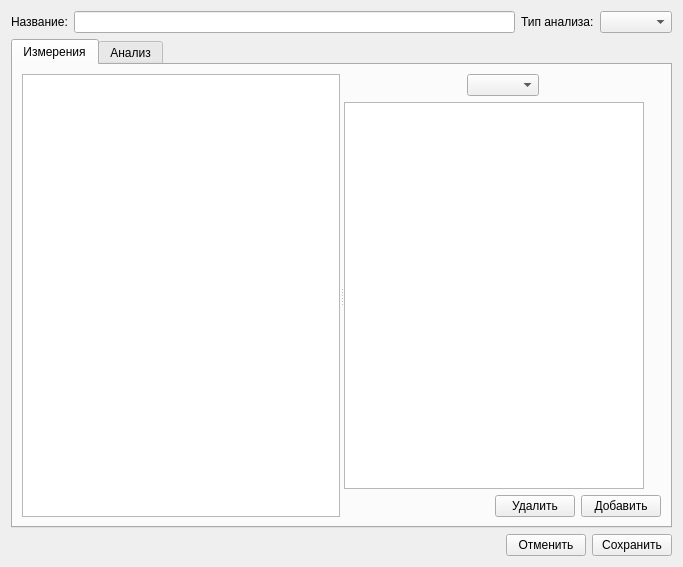
<?xml version="1.0" encoding="UTF-8"?>
<ui version="4.0">
 <class>AnalysisForm</class>
 <widget class="QWidget" name="AnalysisForm">
  <property name="geometry">
   <rect>
    <x>0</x>
    <y>0</y>
    <width>683</width>
    <height>567</height>
   </rect>
  </property>
  <property name="windowTitle">
   <string>Form</string>
  </property>
  <layout class="QGridLayout" name="gridLayout">
   <item row="0" column="0">
    <layout class="QVBoxLayout" name="verticalLayout">
     <item>
      <layout class="QHBoxLayout" name="horizontalLayout_2">
       <item>
        <widget class="QLabel" name="label">
         <property name="sizePolicy">
          <sizepolicy hsizetype="Fixed" vsizetype="Preferred">
           <horstretch>0</horstretch>
           <verstretch>0</verstretch>
          </sizepolicy>
         </property>
         <property name="text">
          <string>Название:</string>
         </property>
        </widget>
       </item>
       <item>
        <widget class="QLineEdit" name="nameAnalysisText"/>
       </item>
       <item>
        <widget class="QLabel" name="label_2">
         <property name="sizePolicy">
          <sizepolicy hsizetype="Fixed" vsizetype="Preferred">
           <horstretch>0</horstretch>
           <verstretch>0</verstretch>
          </sizepolicy>
         </property>
         <property name="text">
          <string>Тип анализа:</string>
         </property>
        </widget>
       </item>
       <item>
        <widget class="QComboBox" name="typeAnalysisComboBox">
         <property name="maximumSize">
          <size>
           <width>100</width>
           <height>16777215</height>
          </size>
         </property>
        </widget>
       </item>
      </layout>
     </item>
     <item>
      <widget class="QTabWidget" name="analysisTabs">
       <property name="currentIndex">
        <number>0</number>
       </property>
       <widget class="QWidget" name="inputTab">
        <attribute name="title">
         <string>Измерения</string>
        </attribute>
        <layout class="QGridLayout" name="gridLayout_2">
         <item row="0" column="0">
          <widget class="QSplitter" name="inputSplitter">
           <property name="orientation">
            <enum>Qt::Horizontal</enum>
           </property>
           <property name="childrenCollapsible">
            <bool>false</bool>
           </property>
           <widget class="QListView" name="inputItemsListView">
            <property name="minimumSize">
             <size>
              <width>200</width>
              <height>0</height>
             </size>
            </property>
           </widget>
           <widget class="QWidget" name="">
            <layout class="QVBoxLayout" name="verticalLayout_2">
             <item>
              <layout class="QHBoxLayout" name="horizontalLayout_4">
               <item>
                <spacer name="horizontalSpacer_3">
                 <property name="orientation">
                  <enum>Qt::Horizontal</enum>
                 </property>
                 <property name="sizeHint" stdset="0">
                  <size>
                   <width>40</width>
                   <height>20</height>
                  </size>
                 </property>
                </spacer>
               </item>
               <item>
                <widget class="QComboBox" name="typeInputItemComboBox">
                 <property name="maximumSize">
                  <size>
                   <width>200</width>
                   <height>16777215</height>
                  </size>
                 </property>
                </widget>
               </item>
               <item>
                <spacer name="horizontalSpacer_4">
                 <property name="orientation">
                  <enum>Qt::Horizontal</enum>
                 </property>
                 <property name="sizeHint" stdset="0">
                  <size>
                   <width>40</width>
                   <height>20</height>
                  </size>
                 </property>
                </spacer>
               </item>
              </layout>
             </item>
             <item>
              <widget class="QTableView" name="itemInputTableView">
               <property name="minimumSize">
                <size>
                 <width>100</width>
                 <height>0</height>
                </size>
               </property>
               <property name="maximumSize">
                <size>
                 <width>300</width>
                 <height>16777215</height>
                </size>
               </property>
              </widget>
             </item>
             <item>
              <layout class="QHBoxLayout" name="horizontalLayout_3">
               <item>
                <spacer name="horizontalSpacer_2">
                 <property name="orientation">
                  <enum>Qt::Horizontal</enum>
                 </property>
                 <property name="sizeHint" stdset="0">
                  <size>
                   <width>40</width>
                   <height>20</height>
                  </size>
                 </property>
                </spacer>
               </item>
               <item>
                <widget class="QPushButton" name="removeItemInputButton">
                 <property name="text">
                  <string>Удалить</string>
                 </property>
                </widget>
               </item>
               <item>
                <widget class="QPushButton" name="insertItemInputButton">
                 <property name="text">
                  <string>Добавить</string>
                 </property>
                </widget>
               </item>
              </layout>
             </item>
            </layout>
           </widget>
          </widget>
         </item>
        </layout>
       </widget>
       <widget class="QWidget" name="outputTab">
        <attribute name="title">
         <string>Анализ</string>
        </attribute>
        <layout class="QGridLayout" name="gridLayout_3">
         <item row="0" column="0">
          <widget class="QSplitter" name="outputSplitter">
           <property name="orientation">
            <enum>Qt::Horizontal</enum>
           </property>
           <property name="childrenCollapsible">
            <bool>false</bool>
           </property>
           <widget class="QListView" name="outputItemsListView">
            <property name="minimumSize">
             <size>
              <width>200</width>
              <height>0</height>
             </size>
            </property>
           </widget>
           <widget class="QWidget" name="layoutWidget">
            <layout class="QVBoxLayout" name="verticalLayout_3">
             <item>
              <layout class="QHBoxLayout" name="horizontalLayout_5">
               <item>
                <spacer name="horizontalSpacer_5">
                 <property name="orientation">
                  <enum>Qt::Horizontal</enum>
                 </property>
                 <property name="sizeHint" stdset="0">
                  <size>
                   <width>40</width>
                   <height>20</height>
                  </size>
                 </property>
                </spacer>
               </item>
               <item>
                <widget class="QComboBox" name="typeOutputItemComboBox">
                 <property name="maximumSize">
                  <size>
                   <width>200</width>
                   <height>16777215</height>
                  </size>
                 </property>
                </widget>
               </item>
               <item>
                <spacer name="horizontalSpacer_6">
                 <property name="orientation">
                  <enum>Qt::Horizontal</enum>
                 </property>
                 <property name="sizeHint" stdset="0">
                  <size>
                   <width>40</width>
                   <height>20</height>
                  </size>
                 </property>
                </spacer>
               </item>
              </layout>
             </item>
             <item>
              <widget class="QTableView" name="itemOutputTableView">
               <property name="minimumSize">
                <size>
                 <width>100</width>
                 <height>0</height>
                </size>
               </property>
               <property name="maximumSize">
                <size>
                 <width>300</width>
                 <height>16777215</height>
                </size>
               </property>
              </widget>
             </item>
             <item>
              <layout class="QHBoxLayout" name="horizontalLayout_6">
               <item>
                <spacer name="horizontalSpacer_7">
                 <property name="orientation">
                  <enum>Qt::Horizontal</enum>
                 </property>
                 <property name="sizeHint" stdset="0">
                  <size>
                   <width>40</width>
                   <height>20</height>
                  </size>
                 </property>
                </spacer>
               </item>
               <item>
                <widget class="QPushButton" name="removeItemOutputButton">
                 <property name="text">
                  <string>Удалить</string>
                 </property>
                </widget>
               </item>
               <item>
                <widget class="QPushButton" name="insertItemOutputButton">
                 <property name="text">
                  <string>Добавить</string>
                 </property>
                </widget>
               </item>
              </layout>
             </item>
            </layout>
           </widget>
          </widget>
         </item>
        </layout>
       </widget>
      </widget>
     </item>
     <item>
      <layout class="QHBoxLayout" name="horizontalLayout">
       <item>
        <spacer name="horizontalSpacer">
         <property name="orientation">
          <enum>Qt::Horizontal</enum>
         </property>
         <property name="sizeHint" stdset="0">
          <size>
           <width>40</width>
           <height>20</height>
          </size>
         </property>
        </spacer>
       </item>
       <item>
        <widget class="QPushButton" name="cancelButton">
         <property name="text">
          <string>Отменить</string>
         </property>
        </widget>
       </item>
       <item>
        <widget class="QPushButton" name="saveButton">
         <property name="text">
          <string>Сохранить</string>
         </property>
        </widget>
       </item>
      </layout>
     </item>
    </layout>
   </item>
  </layout>
 </widget>
 <resources/>
 <connections/>
</ui>
